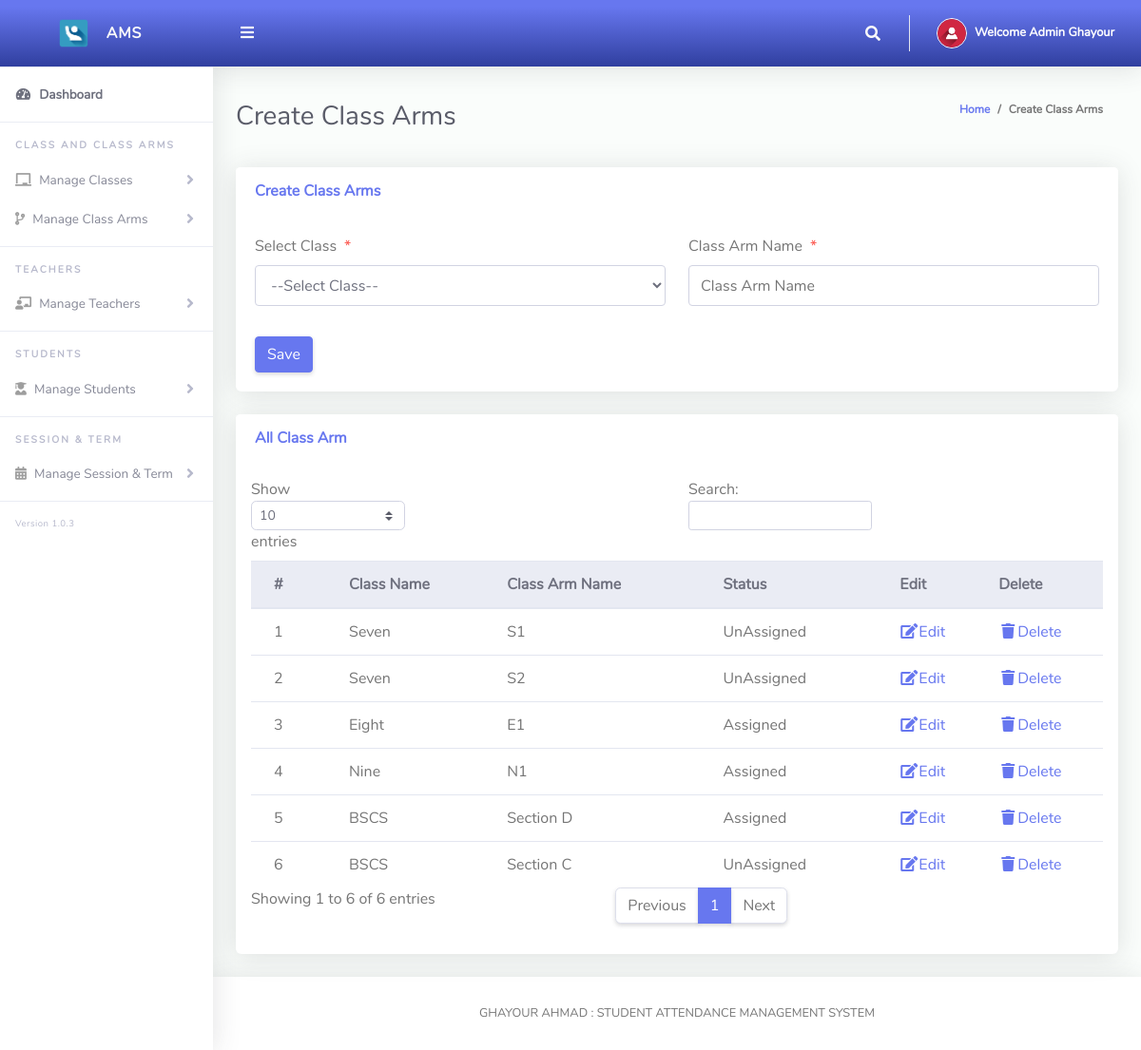
/Admin/createClassArms.php (signed in), run on the app's committed database.
### tables this page shows
CREATE TABLE `tblclassarms` (
  `Id` int(10) NOT NULL,
  `classId` varchar(10) NOT NULL,
  `classArmName` varchar(255) NOT NULL,
  `isAssigned` varchar(10) NOT NULL
);

CREATE TABLE `tblclass` (
  `Id` int(10) NOT NULL,
  `className` varchar(255) NOT NULL
);

### Admin/createClassArms.php (the view, shortened to what this page needs)
<?php
include '../Includes/dbcon.php';
?>
<!DOCTYPE html>
<html lang="en">
<head>
  <link href="../vendor/fontawesome-free/css/all.min.css" rel="stylesheet" type="text/css">
  <link href="../vendor/bootstrap/css/bootstrap.min.css" rel="stylesheet" type="text/css">
  <link href="css/ruang-admin.min.css" rel="stylesheet">
</head>
<body id="page-top">
  <div id="wrapper">
      <?php include "Includes/sidebar.php";?>
    <div id="content-wrapper" class="d-flex flex-column">
      <div id="content">
       <?php include "Includes/topbar.php";?>
        <div class="container-fluid" id="container-wrapper">
          <div class="d-sm-flex align-items-center justify-content-between mb-4">
            <h1 class="h3 mb-0 text-gray-800">Create Class Arms</h1>
            <ol class="breadcrumb">
              <li class="breadcrumb-item"><a href="./">Home</a></li>
              <li class="breadcrumb-item active" aria-current="page">Create Class Arms</li>
            </ol>
          </div>
          <div class="row">
            <div class="col-lg-12">
              <div class="card mb-4">
                <div class="card-header py-3 d-flex flex-row align-items-center justify-content-between">
                  <h6 class="m-0 font-weight-bold text-primary">Create Class Arms</h6>
                </div>
                <div class="card-body">
                  <form method="post">
                    <div class="form-group row mb-3">
                        <div class="col-xl-6">
                        <label class="form-control-label">Select Class<span class="text-danger ml-2">*</span></label>
                         <?php
                        $qry= "SELECT * FROM tblclass ORDER BY className ASC";
                        $result = $conn->query($qry);
                        $num = $result->num_rows;
                        if ($num > 0){
                          echo ' <select required name="classId" class="form-control mb-3">';
                          echo'<option value="">--Select Class--</option>';
                                  echo '</select>';
                              }
                            ?>
                        </div>
                        <div class="col-xl-6">
                        <label class="form-control-label">Class Arm Name<span class="text-danger ml-2">*</span></label>
                      <input type="text" class="form-control" name="classArmName" value="<?php echo $row['classArmName'];?>" id="exampleInputFirstName" placeholder="Class Arm Name">
                        </div>
                    </div>
                      <?php
                    if (isset($Id))
                    {
                    ?>
                    <button type="submit" name="update" class="btn btn-warning">Update</button>
                    &nbsp;&nbsp;&nbsp;&nbsp;&nbsp;&nbsp;&nbsp;&nbsp;&nbsp;&nbsp;
                    <?php
                    } else {
                    ?>
                    <button type="submit" name="save" class="btn btn-primary">Save</button>
                    <?php
                    }
                    ?>
                  </form>
                </div>
              </div>
                 <div class="row">
              <div class="col-lg-12">
              <div class="card mb-4">
                <div class="card-header py-3 d-flex flex-row align-items-center justify-content-between">
                  <h6 class="m-0 font-weight-bold text-primary">All Class Arm</h6>
                </div>
                <div class="table-responsive p-3">
                  <table class="table align-items-center table-flush table-hover" id="dataTableHover">
                    <thead class="thead-light">
                      <tr>
                        <th>#</th>
                        <th>Class Name</th>
                        <th>Class Arm Name</th>
                         <th>Status</th>
                        <th>Edit</th>
                        <th>Delete</th>
                      </tr>
                    </thead>
                    <tbody>
                  <?php
                      $query = "SELECT tblclassarms.Id,tblclassarms.isAssigned,tblclass.className,tblclassarms.classArmName
                      FROM tblclassarms
                      INNER JOIN tblclass ON tblclass.Id = tblclassarms.classId";
                      $rs = $conn->query($query);
                      $num = $rs->num_rows;
                      $sn=0;
                      $status="";
                      if($num > 0)
                      {
                        while ($rows = $rs->fetch_assoc())
                          {
                              if($rows['isAssigned'] == '1'){$status = "Assigned";}else{$status = "UnAssigned";}
                             $sn = $sn + 1;
                            echo"
                              <tr>
                                <td>".$sn."</td>
                                <td>".$rows['className']."</td>
                                <td>".$rows['classArmName']."</td>
                                <td>".$status."</td>
                                <td><a href='?action=edit&Id=".$rows['Id']."'><i class='fas fa-fw fa-edit'></i>Edit</a></td>
                                <td><a href='?action=delete&Id=".$rows['Id']."'><i class='fas fa-fw fa-trash'></i>Delete</a></td>
                              </tr>";
                          }
                      }
                      else
                      {
                           echo
                           "<div class='alert alert-danger' role='alert'>
                            No Record Found!
                            </div>";
                      }
                      ?>
                    </tbody>
                  </table>
                </div>
              </div>
            </div>
            </div>
          </div>
        </div>
      </div>
       <?php include "Includes/footer.php";?>
    </div>
  </div>
</body>
</html>

### Admin/Includes/topbar.php (shortened to what this page needs)
<?php
  $query = "SELECT * FROM tbladmin WHERE Id = ".$_SESSION['userId']."";
  $rs = $conn->query($query);
  $rows = $rs->fetch_assoc();
  $fullName = $rows['firstName']." ".$rows['lastName'];
?>
<nav class="navbar navbar-expand navbar-light bg-gradient-primary topbar mb-4 static-top">
    <button id="sidebarToggleTop" class="btn btn-link rounded-circle mr-3">
        <i class="fa fa-bars"></i>
    </button>
    <ul class="navbar-nav ml-auto">
        <li class="nav-item dropdown no-arrow">
            <a class="nav-link dropdown-toggle" href="#" id="searchDropdown" role="button" data-toggle="dropdown"
                aria-haspopup="true" aria-expanded="false">
                <i class="fas fa-search fa-fw"></i>
            </a>
        </li>
        <li class="nav-item dropdown no-arrow">
            <a class="nav-link dropdown-toggle" href="#" id="userDropdown" role="button" data-toggle="dropdown"
                aria-haspopup="true" aria-expanded="false">
                <img class="img-profile rounded-circle" src="img/user-icn.png" style="max-width: 60px">
                <span class="ml-2 d-none d-lg-inline text-white small"><b>Welcome <?php echo $fullName;?></b></span>
            </a>
        </li>
    </ul>
</nav>

### data on the page
tblclassarms: classId.className "Seven", classArmName "S1", isAssigned "UnAssigned"
tblclassarms: classId.className "Seven", classArmName "S2", isAssigned "UnAssigned"
tblclassarms: classId.className "Eight", classArmName "E1", isAssigned "Assigned"
tblclassarms: classId.className "Nine", classArmName "N1", isAssigned "Assigned"
tblclassarms: classId.className "BSCS", classArmName "Section D", isAssigned "Assigned"
tblclassarms: classId.className "BSCS", classArmName "Section C", isAssigned "UnAssigned"

### other printed values
$fullName "Admin Ghayour"
